Frame 1 (no input): blank canvas, image omitted
Frame 60 (no input): blank canvas, image omitted
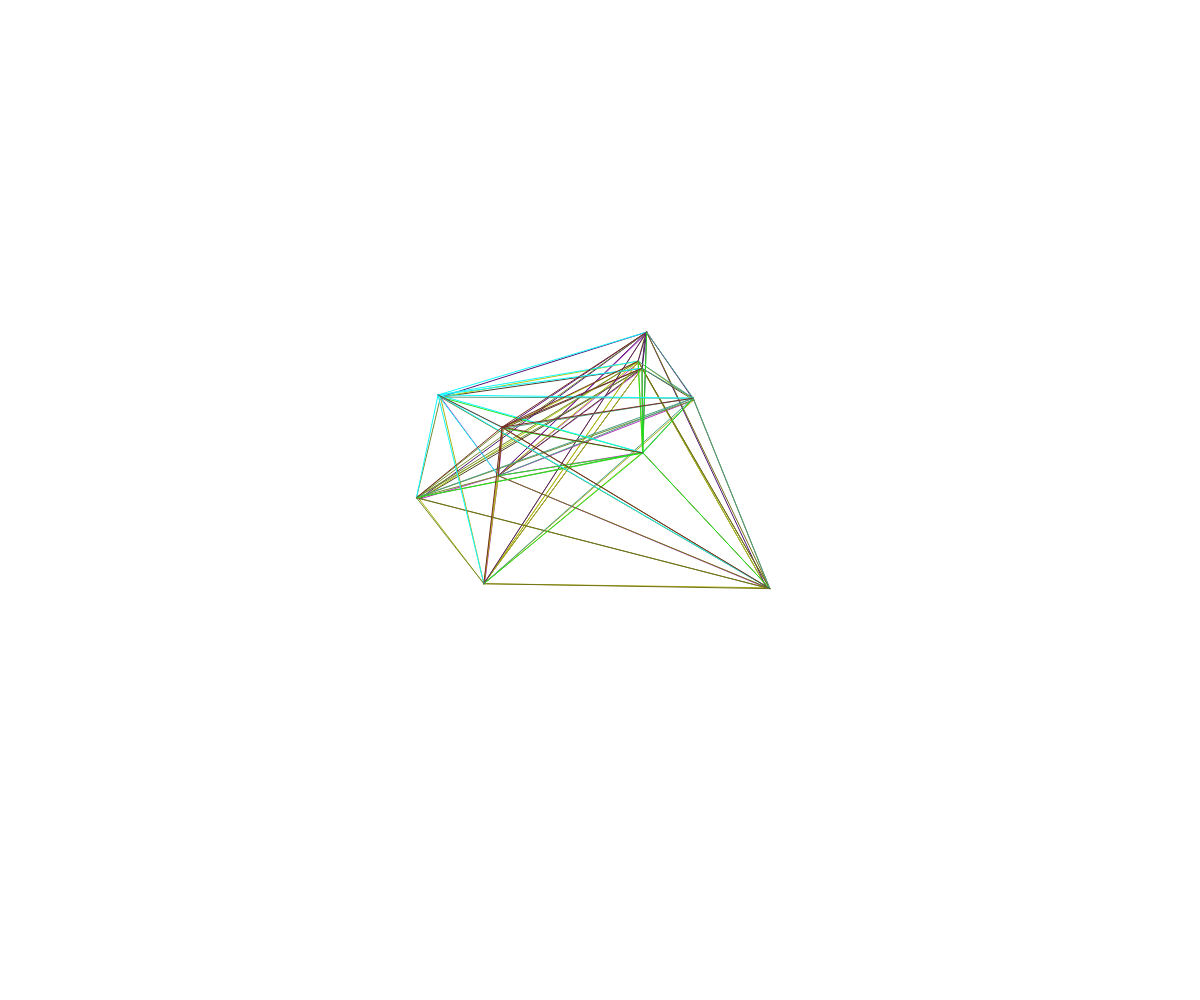
Frame 120 (the mouse pressed at the canvas centre since frame 60)

The p5.js sketch whose frames 1 and 60 were blank and that drew this single picture after the mouse press (run headless with seeded random() and noise() and a simulated clock; from frame 60 on, the mouse is pressed at the canvas centre):

// p5.js sketch
// ── sketch.js
// Connected Nodes OOP

let points = [];

function setup() {
  createCanvas(windowWidth, windowHeight);
  let somePoint = new MovingPoint(width/2, height/2);
  points.push(somePoint);
}

function draw() {
  background("white");
  for (let point of points) {
    point.update();
    point.connectTo(points);
  }

  // for (let point of points) {
  //   point.display();
  // }
}

function mousePressed() {
  for (let i = 0; i < 10; i++) {
    let somePoint = new MovingPoint(mouseX, mouseY);
    points.push(somePoint);
  }
}


class MovingPoint {
  constructor(x, y) {
    this.x = x;
    this.y = y;
    this.speed = 5;
    this.radius = 15;
    this.color = color(random(255), random(255), random(255));
    this.xTime = random(1000);
    this.yTime = random(1000);
    this.deltaTime = 0.01;
    this.reach = 150000;
    this.minRadius = 15;
    this.maxRadius = 50;
  }

  display() {
    noStroke();
    fill(this.color);
    circle(this.x, this.y, this.radius * 2);
  }
  update() {
    this.move();
    this.wrapAroundScreen();
    this.adjustSizeWithMouse();
  }

  connectTo(pointsArray) {
    for (let otherPoint of pointsArray) {
      if(this !== otherPoint) {
        let pointDistance = dist(this.x, this.y, otherPoint.x, otherPoint.y);
        if (pointDistance < this.reach) {
          stroke(this.color);
          line(this.x, this.y, otherPoint.x, otherPoint.y);
        }
      }
    }
  }

  adjustSizeWithMouse() {
    let mouseDistance = dist(this.x, this.y, mouseX, mouseY);
    if (mouseDistance < this.reach) {
      if (this.radius < this.maxRadius) {
        let theSize = map(mouseDistance, 0, this.reach, this.maxRadius, this.minRadius);
        this.radius = theSize;
      }
    }
    else {
      this.radius = this.minRadius;
    }
  }

  move() {
    //pick random direction of movement
    let dx = noise(this.xTime);
    let dy = noise(this.yTime);

    //scale to the movement speed
    this.dx = map(dx, 0, 1, -this.speed, this.speed);
    this.dy = map(dy, 0, 1, -this.speed, this.speed);

    //move point
    this.x += this.dx;
    this.y += this.dy;

    //move on time axis
    this.xTime += this.deltaTime;
    this.yTime += this.deltaTime;
  }

  wrapAroundScreen() {
    if (this.x < 0) {
      this.x += width;
    }
    if (this.x > width) {
      this.x -= width;
    }
    if (this.y < 0) {
      this.y += height;
    }
    if (this.y > height) {
      this.y -= height;
    }
  }
}
